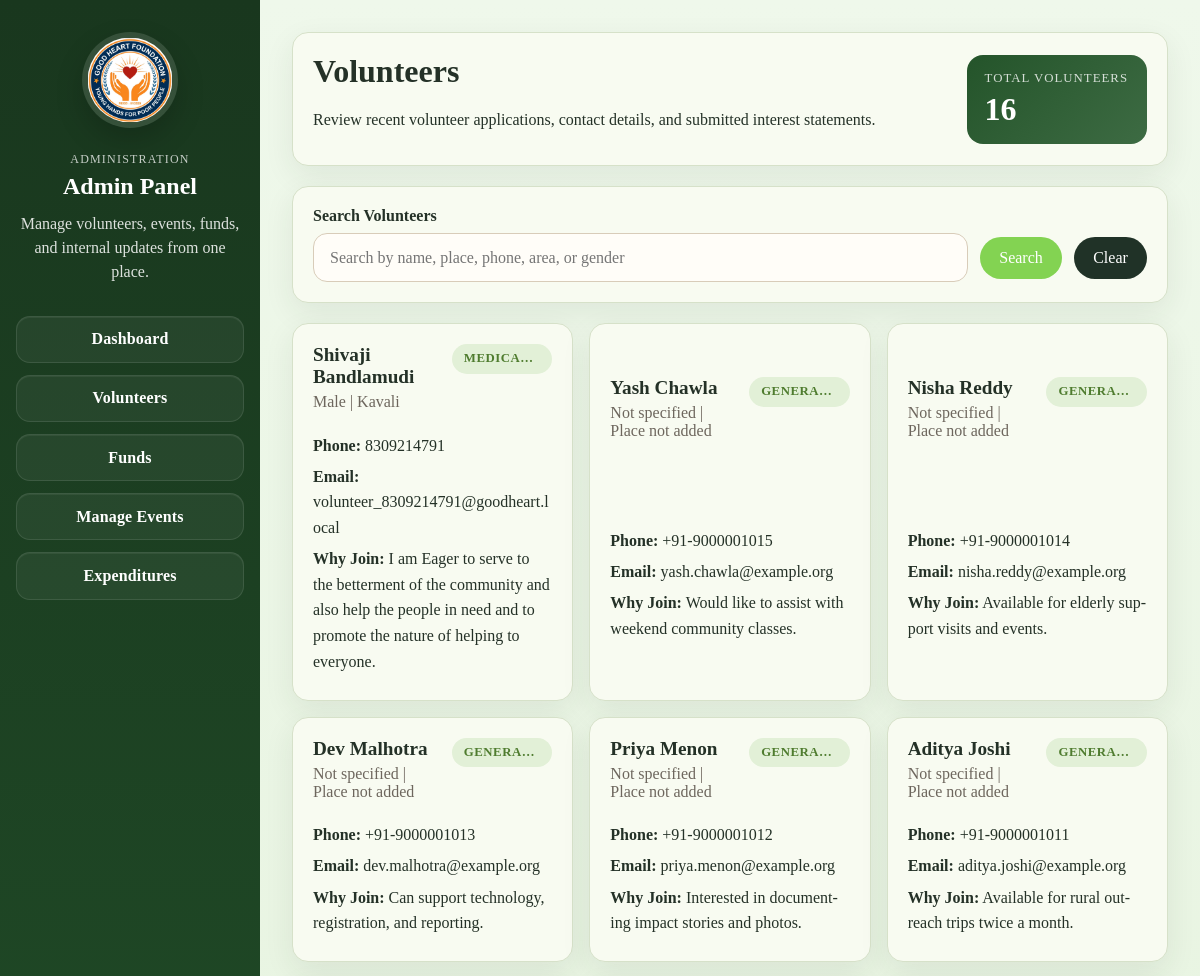
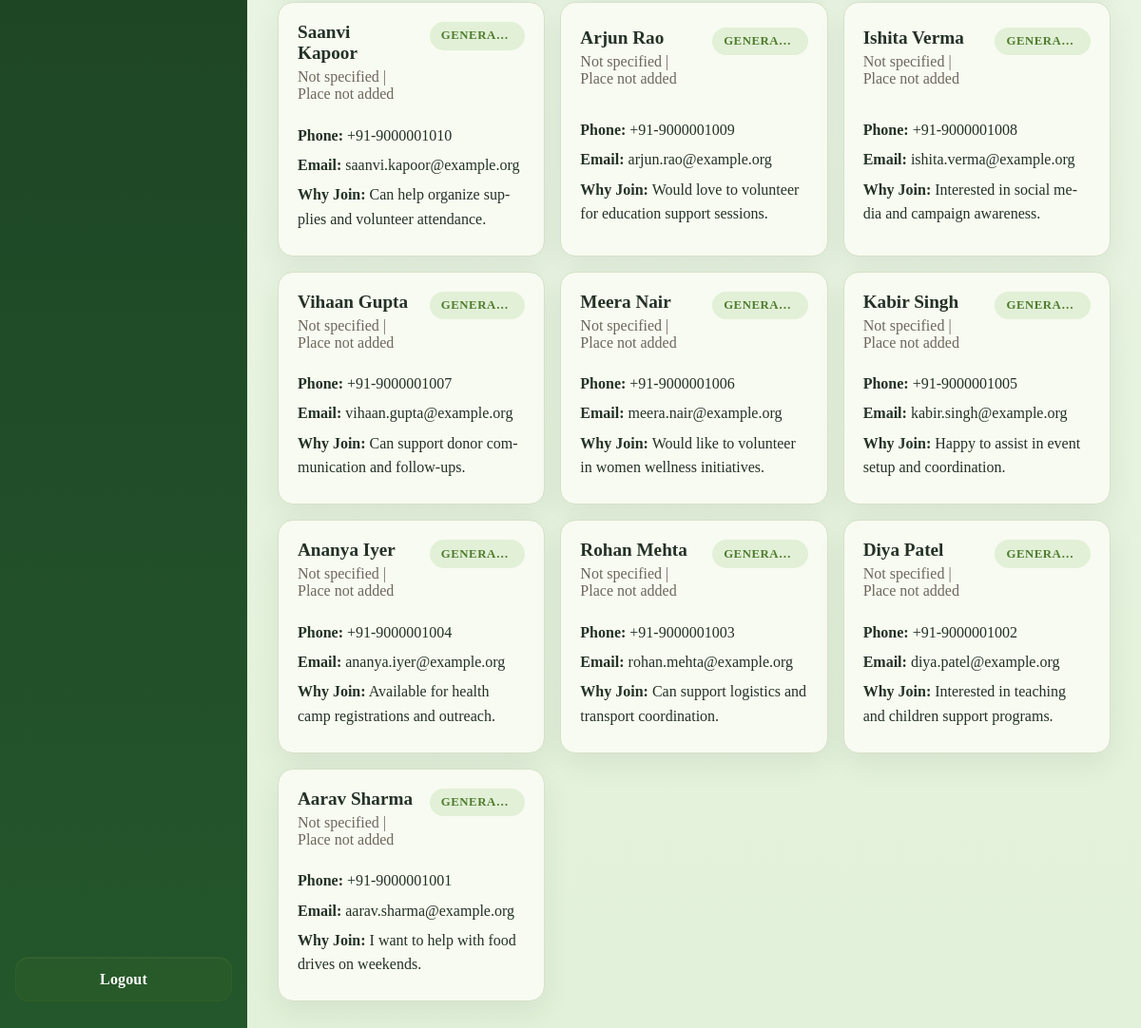
Screenshot of /admin/volunteers (signed in) with the database file from the repository (2 pictures, top to bottom).
### tables this page shows
CREATE TABLE volunteers (
    id INTEGER PRIMARY KEY AUTOINCREMENT,
    name TEXT NOT NULL,
    email TEXT NOT NULL,
    phone TEXT NOT NULL,
    message TEXT,
    document_path TEXT,
    created_at TIMESTAMP DEFAULT CURRENT_TIMESTAMP
, gender TEXT, place TEXT, area_interest TEXT);

### routes/admin_routes.py (the view, shortened to what this page needs)
@admin_bp.route("/volunteers")
@login_required
def manage_volunteers():
    volunteers = get_all_volunteers()
    search_query = request.args.get("q", "").strip()
    return render_template(
        "admin/volunteers.html",
        volunteers=volunteers,
        search_query=search_query,
    )

### controllers/volunteer_controller.py (called while the page is built)
def get_all_volunteers():
    return get_volunteers()

### models/volunteer_model.py (called while the page is built)
def get_volunteers():
    return fetch_all("SELECT * FROM volunteers ORDER BY created_at DESC")

### utils/auth.py (called while the page is built)
def login_required(f):
    @wraps(f)
    def decorated_function(*args, **kwargs):
        if "admin_user" not in session:
            return redirect(url_for("admin.login"))
        return f(*args, **kwargs)
    return decorated_function

### utils/helpers.py (called while the page is built)
def get_db_connection(database_path=None):
    db_path = database_path or os.path.join(BASE_DIR, "database", "ngo.db")
    connection = sqlite3.connect(db_path)
    connection.row_factory = sqlite3.Row
    return connection

def fetch_all(query, params=()):
    connection = get_db_connection()
    try:
        rows = connection.execute(query, params).fetchall()
        return [dict(row) for row in rows]
    finally:
        connection.close()

### templates/admin/volunteers.html (shortened to what this page needs)
{% extends "base.html" %}
{% block styles %}<link rel="stylesheet" href="{{ url_for('static', filename='css/admin.css') }}">{% endblock %}
{% block body %}
<div class="admin-layout">
    {% include "admin/sidebar.html" %}
    <main class="admin-content">
        <div class="card admin-section-head">
            <div>
                <h1>Volunteers</h1>
                <p>Review recent volunteer applications, contact details, and submitted interest statements.</p>
            </div>
            <div class="admin-pill">
                <span>Total Volunteers</span>
                <strong>{{ volunteers|length }}</strong>
            </div>
        </div>
        <form class="card volunteer-toolbar" method="get" action="{{ url_for('admin.manage_volunteers') }}">
            <label for="volunteer-search" class="volunteer-toolbar__label">Search Volunteers</label>
            <div class="volunteer-toolbar__row">
                <input
                    id="volunteer-search"
                    type="search"
                    name="q"
                    value="{{ search_query or '' }}"
                    class="volunteer-toolbar__input"
                    placeholder="Search by name, place, phone, area, or gender"
                    data-volunteer-search
                >
                <button type="submit" class="button volunteer-toolbar__button">Search</button>
                <a href="{{ url_for('admin.manage_volunteers') }}" class="button volunteer-toolbar__button volunteer-toolbar__button--secondary">Clear</a>
            </div>
        </form>
        <div class="volunteer-grid" data-volunteer-grid>
            {% for volunteer in volunteers %}
            <article
                class="card volunteer-card"
                data-volunteer-card
                data-search="{{ (volunteer.name ~ ' ' ~ (volunteer.gender or '') ~ ' ' ~ (volunteer.place or '') ~ ' ' ~ volunteer.phone ~ ' ' ~ (volunteer.area_interest or '') ~ ' ' ~ (volunteer.message or ''))|lower }}"
            >
                <div class="volunteer-card__top">
                    <div>
                        <h2 class="volunteer-card__name">{{ volunteer.name }}</h2>
                        <p class="volunteer-card__meta">{{ volunteer.gender or 'Not specified' }} | {{ volunteer.place or 'Place not added' }}</p>
                    </div>
                    <span class="volunteer-card__badge">{{ volunteer.area_interest or 'General Support' }}</span>
                </div>
                <div class="volunteer-card__details">
                    <p><strong>Phone:</strong> {{ volunteer.phone }}</p>
                    <p><strong>Email:</strong> {{ volunteer.email }}</p>
                    <p><strong>Why Join:</strong> {{ volunteer.message or 'No message provided.' }}</p>
                </div>
            </article>
            {% else %}
            <div class="card">
                <p>No volunteer applications yet.</p>
            </div>
            {% endfor %}
        </div>
    </main>
</div>
{% endblock %}

### static/css/style.css (style rules this page uses)
:root { --bg: #edf7e9; --surface: #f8fbf1; --text: #243127; --accent: #83D352; --accent-dark: #4f7c2f; --border: #d6e1c9; }
body { margin: 0; font-family: Georgia, serif; color: var(--text); background: linear-gradient(180deg, #eff8eb 0%, #e2f1d9 100%); }
*, *::before, *::after { box-sizing: border-box; }
button, input, select, textarea { font: inherit; }
.card { background: var(--surface); border: 1px solid var(--border); border-radius: 16px; padding: 1.25rem; box-shadow: 0 10px 30px rgba(36, 49, 39, 0.08); align-items: center; }
.button { display: inline-block; padding: 0.75rem 1.2rem; border-radius: 999px; background: var(--accent); color: #fff; text-decoration: none; align-items: center; }

### static/css/transition.css (style rules this page uses)
body[data-page-ready="true"] { opacity: 1; }

### static/css/admin.css (style rules this page uses)
.admin-layout { display: grid; grid-template-columns: 260px 1fr; min-height: 100vh; }
.admin-content { padding: 2rem; }
.admin-section-head { margin-bottom: 1.25rem; display: flex; justify-content: space-between; align-items: center; gap: 1rem; flex-wrap: wrap; }
.admin-section-head h1, .admin-section-head p { margin-top: 0; }
.admin-pill { min-width: 180px; padding: 1rem 1.1rem; border-radius: 16px; background: linear-gradient(135deg, #24542a 0%, #3d6b43 100%); color: #fff; }
.admin-pill span { display: block; font-size: 0.8rem; text-transform: uppercase; letter-spacing: 0.08em; opacity: 0.8; }
.admin-pill strong { display: block; margin-top: 0.3rem; font-size: 2rem; }
.volunteer-toolbar { margin-bottom: 1.25rem; }
.volunteer-toolbar__label { display: block; margin-bottom: 0.5rem; font-weight: 600; }
.volunteer-toolbar__row { display: grid; grid-template-columns: minmax(0, 1fr) auto auto; gap: 0.75rem; align-items: center; }
.volunteer-toolbar__input { width: 100%; padding: 0.9rem 1rem; border: 1px solid #d8ccb9; border-radius: 14px; box-sizing: border-box; font: inherit; background: #fffdf8; }
.volunteer-toolbar__button { border: none; cursor: pointer; font: inherit; }
.volunteer-toolbar__button--secondary { background: #203227; }
.volunteer-grid { display: grid; grid-template-columns: repeat(auto-fit, minmax(280px, 1fr)); gap: 1rem; }
.volunteer-card { display: grid; gap: 1rem; }
.volunteer-card__top { display: flex; justify-content: space-between; gap: 1rem; align-items: flex-start; }
.volunteer-card { overflow: hidden; min-width: 0; }
.volunteer-card__top > div { flex: 1 1 0%; min-width: 0; }
.volunteer-card__name, .volunteer-card__meta, .volunteer-card__details p { overflow-wrap: anywhere; word-break: break-word; hyphens: auto; }
.volunteer-card__badge { flex: 0 0 auto; max-width: 42%; box-sizing: border-box; white-space: nowrap; overflow: hidden; text-overflow: ellipsis; }
.volunteer-card__name { margin: 0 0 0.3rem 0; font-size: 1.2rem; }
.volunteer-card__meta { margin: 0; color: #6d665d; }
.volunteer-card__badge { display: inline-block; padding: 0.45rem 0.75rem; border-radius: 999px; background: #e2f0d7; color: var(--accent-dark); font-size: 0.8rem; font-weight: 700; text-transform: uppercase; letter-spacing: 0.04em; }
.volunteer-card__details p { margin: 0.35rem 0; line-height: 1.6; }

### rows the page displays
volunteers: name "Shivaji Bandlamudi", gender "Male", place "Kavali", area_interest "MEDICA…", phone "8309214791", email "volunteer_8309214791@goodheart.local", message "I am Eager to serve to the betterment of the community and also help the people in need and to promote the nature of helping to everyone."
volunteers: name "Yash Chawla", gender "Not specified", place "Place not added", area_interest "GENERA…", phone "+91-9000001015", email "yash.chawla@example.org", message "Would like to assist with weekend community classes."
volunteers: name "Nisha Reddy", gender "Not specified", place "Place not added", area_interest "GENERA…", phone "+91-9000001014", email "nisha.reddy@example.org", message "Available for elderly support visits and events."
volunteers: name "Dev Malhotra", gender "Not specified", place "Place not added", area_interest "GENERA…", phone "+91-9000001013", email "dev.malhotra@example.org", message "Can support technology, registration, and reporting."
volunteers: name "Priya Menon", gender "Not specified", place "Place not added", area_interest "GENERA…", phone "+91-9000001012", email "priya.menon@example.org", message "Interested in documenting impact stories and photos."
volunteers: name "Aditya Joshi", gender "Not specified", place "Place not added", area_interest "GENERA…", phone "+91-9000001011", email "aditya.joshi@example.org", message "Available for rural outreach trips twice a month."
volunteers: name "Saanvi Kapoor", gender "Not specified", place "Place not added", area_interest "GENERA…", phone "+91-9000001010", email "saanvi.kapoor@example.org", message "Can help organize supplies and volunteer attendance."
volunteers: name "Arjun Rao", gender "Not specified", place "Place not added", area_interest "GENERA…", phone "+91-9000001009", email "arjun.rao@example.org", message "Would love to volunteer for education support sessions."
volunteers: name "Ishita Verma", gender "Not specified", place "Place not added", area_interest "GENERA…", phone "+91-9000001008", email "ishita.verma@example.org", message "Interested in social media and campaign awareness."
volunteers: name "Vihaan Gupta", gender "Not specified", place "Place not added", area_interest "GENERA…", phone "+91-9000001007", email "vihaan.gupta@example.org", message "Can support donor communication and follow-ups."
volunteers: name "Meera Nair", gender "Not specified", place "Place not added", area_interest "GENERA…", phone "+91-9000001006", email "meera.nair@example.org", message "Would like to volunteer in women wellness initiatives."
volunteers: name "Kabir Singh", gender "Not specified", place "Place not added", area_interest "GENERA…", phone "+91-9000001005", email "kabir.singh@example.org", message "Happy to assist in event setup and coordination."
volunteers: name "Ananya Iyer", gender "Not specified", place "Place not added", area_interest "GENERA…", phone "+91-9000001004", email "ananya.iyer@example.org", message "Available for health camp registrations and outreach."
volunteers: name "Rohan Mehta", gender "Not specified", place "Place not added", area_interest "GENERA…", phone "+91-9000001003", email "rohan.mehta@example.org", message "Can support logistics and transport coordination."
volunteers: name "Diya Patel", gender "Not specified", place "Place not added", area_interest "GENERA…", phone "+91-9000001002", email "diya.patel@example.org", message "Interested in teaching and children support programs."
volunteers: name "Aarav Sharma", gender "Not specified", place "Place not added", area_interest "GENERA…", phone "+91-9000001001", email "aarav.sharma@example.org", message "I want to help with food drives on weekends."

### other values shown
{{ volunteers|length }} "16"
